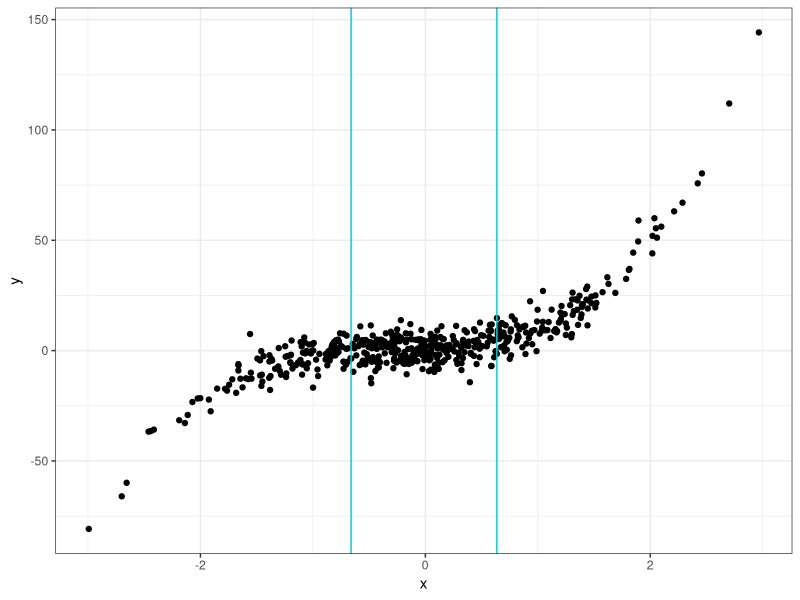
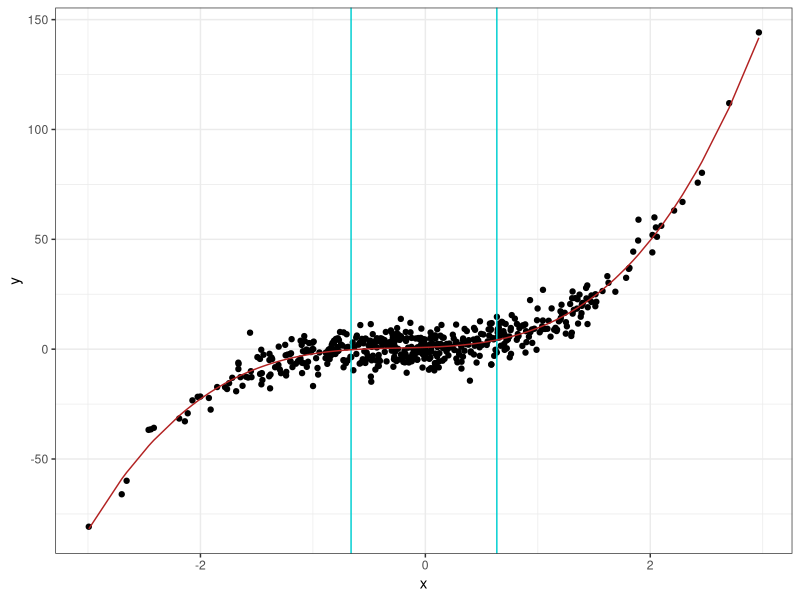

Reproduce these figures in R, in order.
## ---- chunk 1
library(ggplot2)

set.seed(42)
x <- rnorm(500)
y <- 1 + 2*x + 3*x^2 + 4*x^3 + rnorm(500, sd = 5)
df <- data.frame(x,y)
q25 <- quantile(df$x, .25)
q75 <- quantile(df$x, 0.75)


ggplot(df, aes(x,y)) +
  geom_point() +
  geom_vline(xintercept = q25, color = "#00CED1") +
  geom_vline(xintercept = q75, color = "#00CED1") +
  theme_bw()
## ---- chunk 2
library(splines)

fit <- lm(y ~ bs(x, knots = c(q25, q75)), data = df)
df$yhat <- fit$fitted.values

ggplot(df, aes(x,y)) +
  geom_point() +
  geom_vline(xintercept = q25, color = "#00CED1") +
  geom_vline(xintercept = q75, color = "#00CED1") +
  geom_line(aes(x, yhat), color = "#B22222") +
  theme_bw()

